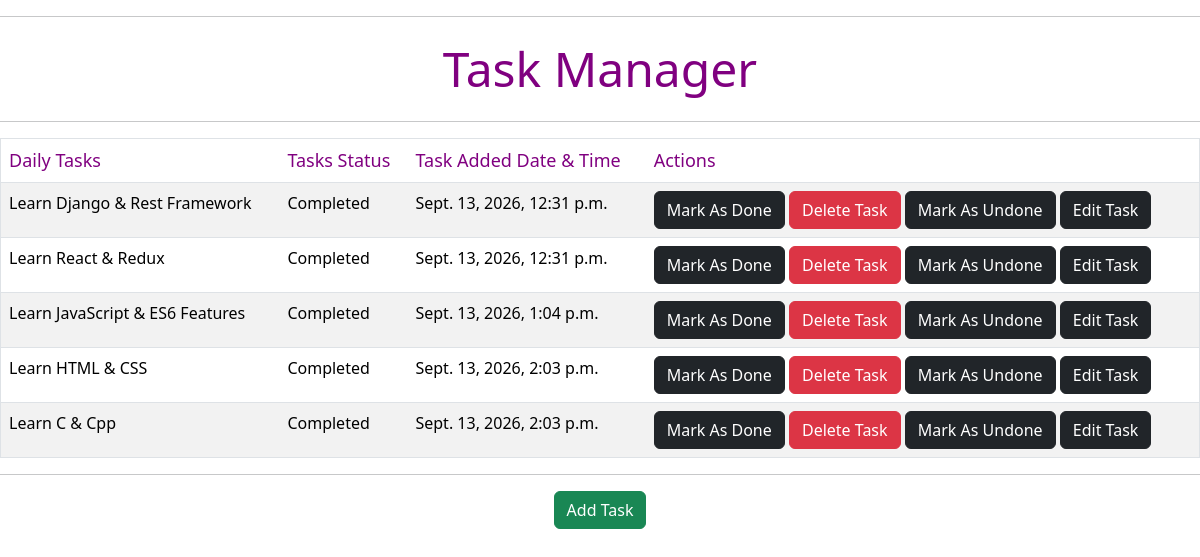
The page / on the database its author committed.
### Task_Manager/models.py (models this page shows, shortened)
class Task_Manager(models.Model):
    Task=models.CharField(max_length=1000)
    Status=models.CharField(default="Pending")
    Added_Date=models.DateTimeField(auto_now_add=True)
    Updated_Date=models.DateTimeField(auto_now=True)

### Task_Manager/views.py (the view)
# urls.py: 2. Add a URL to urlpatterns:  path('', Home.as_view(), name='home')
def Home(request):
    All_Tasks=Task_Manager.objects.all()
    if request.method=="POST":
        Task=request.POST.get("Task")
        Task_Manager.objects.create(Task=Task)
    return render(request,'Task_Manager/Home.html',{"All":All_Tasks})

### Templates/Task_Manager/Home.html (shortened to what this page needs)
<!DOCTYPE html>
<html lang="en">
<head>
    <link href="https://cdn.jsdelivr.net/npm/bootstrap@5.3.8/dist/css/bootstrap.min.css" rel="stylesheet"
>
</head>
<body>
    <center>
        <hr>
        <font size="7px" color="purple">Task Manager</font>
        <hr>
        <table border="1" class="table table-striped table-hover">
            <thead>
                <tr>
                    <td>
                        <font size="4px" color="purple">Daily Tasks</font>
                    </td>
                    <td>
                        <font size="4px" color="purple">Tasks Status</font>
                    </td>
                    <td>
                        <font size="4px" color="purple">Task Added Date & Time</font>
                    </td>
                    <td>
                        <font size="4px" color="purple">Actions</font>
                    </td>
                </tr>
            </thead>
            <tbody>
                {% for Task in All %}
                <tr>
                    <td>{{Task.Task}}</td>
                    <td>{{Task.Status}}</td>
                    <td>{{Task.Added_Date}}</td>
                    <td>
                        <a href="{% url 'MarkAsDone' Task.pk %}"><button type="submit" class="btn btn-dark">Mark As Done</button></a>
                        <a href="{% url 'Delete' Task.pk %}"><button type="submit" class="btn btn-danger">Delete Task</button></a>
                        <a href="{% url 'MarkAsUndone' Task.pk %}"><button type="submit" class="btn btn-dark">Mark As Undone</button></a>
                        <a href="{% url 'Edit' Task.pk %}"><button type="submit" class="btn btn-dark">Edit Task</button></a>
                    </td>
                </tr>
                {% endfor %}
            </tbody>
        </table>
        <hr>
        <a href="http://127.0.0.1:8000/Form/" target="_self"><button type="submit" class="btn btn-success">Add Task</button></a>
    </center>
</body>
</html>

### rows shown on the page
Task_Manager: Task "Learn Django & Rest Framework", Status "Completed", Added_Date "Sept. 13, 2026, 12:31 p.m."
Task_Manager: Task "Learn React & Redux", Status "Completed", Added_Date "Sept. 13, 2026, 12:31 p.m."
Task_Manager: Task "Learn JavaScript & ES6 Features", Status "Completed", Added_Date "Sept. 13, 2026, 1:04 p.m."
Task_Manager: Task "Learn HTML & CSS", Status "Completed", Added_Date "Sept. 13, 2026, 2:03 p.m."
Task_Manager: Task "Learn C & Cpp", Status "Completed", Added_Date "Sept. 13, 2026, 2:03 p.m."
